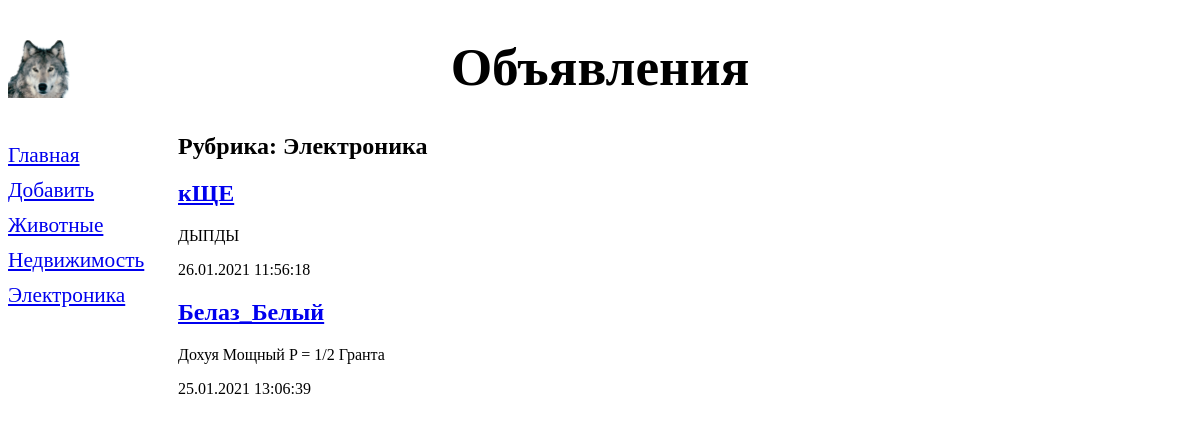
/board/3/, run on the app's committed database.
### DJANGO_SIMPLE/apps/board/models.py (models this page shows, shortened)
class Rubric(models.Model):
    name = models.CharField(max_length=20, db_index=True, verbose_name='Название')
    class Meta:
        verbose_name_plural = 'Рубрики'
        verbose_name = 'Рубрика'
        ordering = ['name']

class Poster(models.Model):
    name = models.CharField(max_length=20, verbose_name='Марка')
    about = models.TextField(null=True, blank=True, verbose_name='Описание')
    price = models.FloatField(null=True, blank=True, verbose_name='Цена')
    published = models.DateTimeField(auto_now_add=True, db_index=True, verbose_name='Опубликовано')
    rubric = models.ForeignKey('Rubric', null=True, on_delete=models.PROTECT, verbose_name='Рубрика')
    class Meta:
        verbose_name_plural = 'Объявления'
        verbose_name = 'Объявление'
        ordering = ['-published']

### DJANGO_SIMPLE/apps/board/views.py (the view)
# urls.py: path('<int:rubric_id>/', PosterByRubricView.as_view(), name='by_rubric'),
class PosterByRubricView(ListView):
    template_name = 'board/by_rubric.html'
    context_object_name = 'posters_pull'
    def get_queryset(self):
        return Poster.objects.filter(rubric=self.kwargs['rubric_id'])
    def get_context_data(self, *args, **kwargs):
        context = super().get_context_data(*args, **kwargs)
        context['rubrics'] = Rubric.objects.all()
        context['current_rubric'] = Rubric.objects.get(pk=self.kwargs['rubric_id'])
        return context

### DJANGO_SIMPLE/apps/board/templates/board/by_rubric.html (shortened to what this page needs)
{% extends "layout/basic.html" %}
{% block content %}
<h2> Рубрика: {{ current_rubric.name }} </h2>
{% for poster in posters_pull %}
<div>
    <h2><a href="{% url 'detail' pk=poster.pk %}">{{ poster.name }}</a></h2>
    <p>{{  poster.about }}</p>
    <p>{{  poster.published|date:"d.m.Y H:i:s" }}</p>
</div>
{% endfor %}
{% endblock %}

### DJANGO_SIMPLE/apps/board/templates/layout/basic.html (shortened to what this page needs)
{% load static %}
<!DOCTYPE html>
<html lang="en">
<head>
    <link rel="stylesheet" type="text/css" href="{% static 'board/style.css' %}">
</head>
<body>
    <header>
        <h1> Объявления </h1>
    </header>
    <nav>
        <a href="{% url 'index' %}">Главная</a>
        <a href="{% url 'add' %}">Добавить</a>
        {% for rubric in rubrics %}
        <a href="{% url 'by_rubric' rubric.pk %}"> {{ rubric.name }}</a>
        {% endfor %}
    </nav>
    <section>
        {% block content %}
        {% endblock %}
    </section>
</body>
</html>

### DJANGO_SIMPLE/apps/board/static/board/style.css (style rules this page uses)
header h1 { font-size: 40pt; text-transformation: uppercase; text-align: center; background: url("wolf.png") left / auto 100% no-repeat; }
nav { font-size: 16pt; width: 150px; float: left; }
nav a { display: block; margin: 10px 0px; }
section { margin-left: 170px; }

### data on the page
Rubric: name "Животные"
Rubric: name "Недвижимость"
Rubric: name "Электроника"
Poster: name "кЩЕ", about "ДЫПДЫ", published "26.01.2021 11:56:18"
Poster: name "Белаз_Белый", about "Дохуя Мощный P = 1/2 Гранта", published "25.01.2021 13:06:39"
